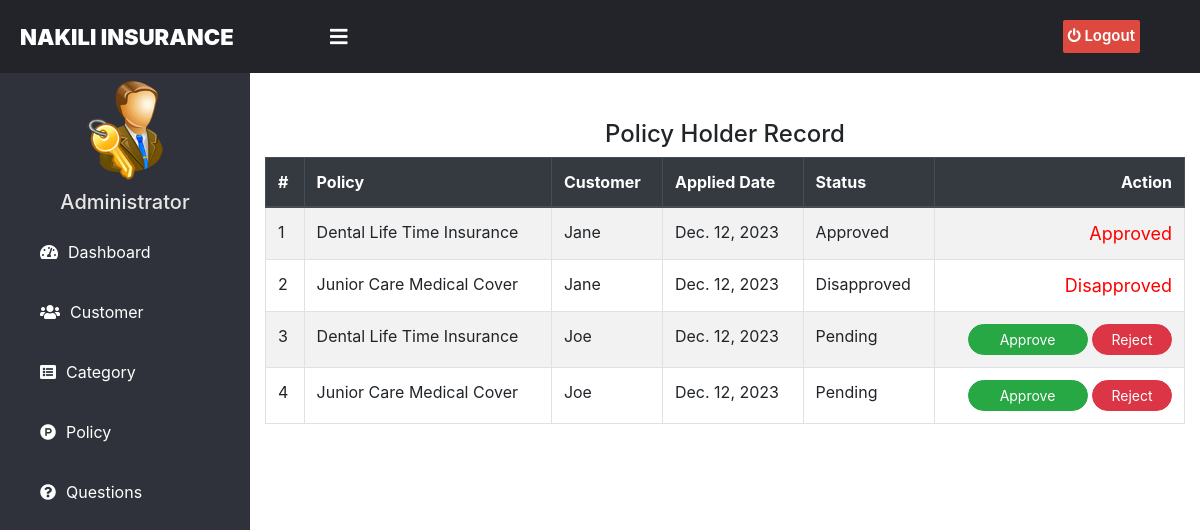
The app's page /admin-view-policy-holder, older data.
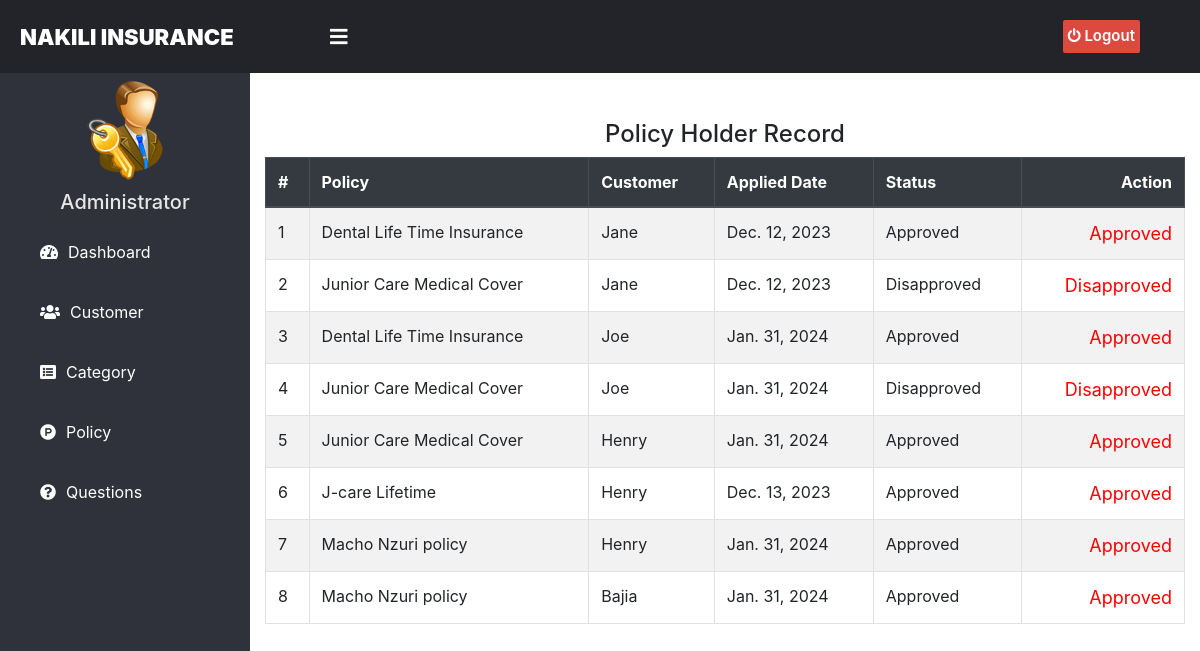
The same page, newer data.
### insurance/models.py (models this page shows, shortened)
class PolicyRecord(models.Model):
    customer= models.ForeignKey(Customer, on_delete=models.CASCADE)
    Policy= models.ForeignKey(Policy, on_delete=models.CASCADE)
    status = models.CharField(max_length=100,default='Pending')
    creation_date =models.DateField(auto_now=True)

class Policy(models.Model):
    category= models.ForeignKey('Category', on_delete=models.CASCADE)
    policy_name=models.CharField(max_length=200)
    sum_assurance=models.PositiveIntegerField()
    premium=models.PositiveIntegerField()
    tenure=models.PositiveIntegerField()
    creation_date =models.DateField(auto_now=True)
    def __str__(self):
        return self.policy_name

### customer/models.py (models this page shows, shortened)
class Customer(models.Model):
    user=models.OneToOneField(User,on_delete=models.CASCADE)
    profile_pic= models.ImageField(upload_to='profile_pic/Customer/',null=True,blank=True)
    address = models.CharField(max_length=40)
    mobile = models.CharField(max_length=20,null=False)
    def __str__(self):
        return self.user.first_name

### insurance/views.py (the view)
# urls.py: path('admin-view-policy-holder', views.admin_view_policy_holder_view,name='admin-view-policy-holder'),
def admin_view_policy_holder_view(request):
    policyrecords = models.PolicyRecord.objects.all()
    return render(request,'insurance/admin_view_policy_holder.html',{'policyrecords':policyrecords})

### templates/insurance/admin_view_policy_holder.html (shortened to what this page needs)
{% extends 'insurance/adminbase.html' %}
{% block content %}
{%load static%}
<head>
  <link href="http://netdna.bootstrapcdn.com/bootstrap/4.0.0-beta/css/bootstrap.min.css" rel="stylesheet">
    <link rel="stylesheet" href="https://maxcdn.bootstrapcdn.com/bootstrap/4.4.1/css/bootstrap.min.css">
    <link href="https://maxcdn.bootstrapcdn.com/font-awesome/4.3.0/css/font-awesome.min.css" rel="stylesheet">
</head>
<div class="container">
  <div class="panel panel-primary">
    <div class="panel-heading">
      <h4 class="text-center">Policy Holder Record</h4>
    </div>
    <table class="table table-hover table-bordered table-striped" id="dev-table">
      <thead class="thead-dark">
        <tr>
        <th>#</th>
          <th>Policy</th>
          <th>Customer</th>
          <th> Applied Date</th>
          <th>Status</th>
          <th class="text-right">Action</th>
        </tr>
      </thead>
      {% for t in policyrecords %}
      <tr>
        <td> {{ forloop.counter }}</td>
        <td> {{t.Policy}}</td>
        <td> {{t.customer}}</td>
        <td>{{t.creation_date}}</td>
        <td>{{t.status}}</td>
                    {% if t.status == 'Pending' %}
                <td class="text-right">
                    <button class="btn btn-success btn-sm badge-pill" style="width: 120px;"><a  style="text-decoration: none;color: white;" href="{% url 'approve-request' t.id  %}">Approve</a> </button>
                    <button class="btn btn-danger btn-sm badge-pill" style="width: 80px;"><a  style="text-decoration: none;color: white;" href="{% url 'reject-request' t.id  %}">Reject</a> </button>
                </td>
                {% else %}
                <td class="text-right">
                <span style="color:red;font-size:18px;" class="label success">{{t.status}}</span></td>
                {% endif %}
      </tr>
      {% endfor %}
    </table>
  </div>
</div>
<br><br><br><br><br><br>
{% endblock content %}

Row changes from the older to the newer data that the page shows:
changed PolicyRecord (number 3 of 8 on the later page): creation_date "Dec. 12, 2023" → "Jan. 31, 2024"; status "Pending" → "Approved"; status (not shown) → "Approved"; no longer shows "Approve Reject"
changed PolicyRecord (number 4 of 8 on the later page): creation_date "Dec. 12, 2023" → "Jan. 31, 2024"; status "Pending" → "Disapproved"; status (not shown) → "Disapproved"; no longer shows "Approve Reject"
added PolicyRecord: Policy "Junior Care Medical Cover", customer "Henry", creation_date "Jan. 31, 2024", status "Approved"
added PolicyRecord: Policy "J-care Lifetime", customer "Henry", creation_date "Dec. 13, 2023", status "Approved"
added PolicyRecord: Policy "Macho Nzuri policy", customer "Henry", creation_date "Jan. 31, 2024", status "Approved"
added PolicyRecord: Policy "Macho Nzuri policy", customer "Bajia", creation_date "Jan. 31, 2024", status "Approved"
